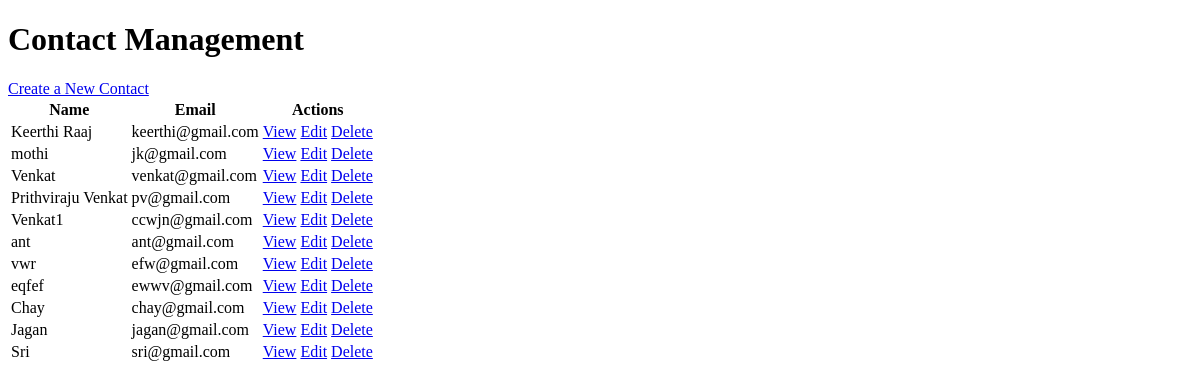
The page /contact_management/ on the database as committed earlier.
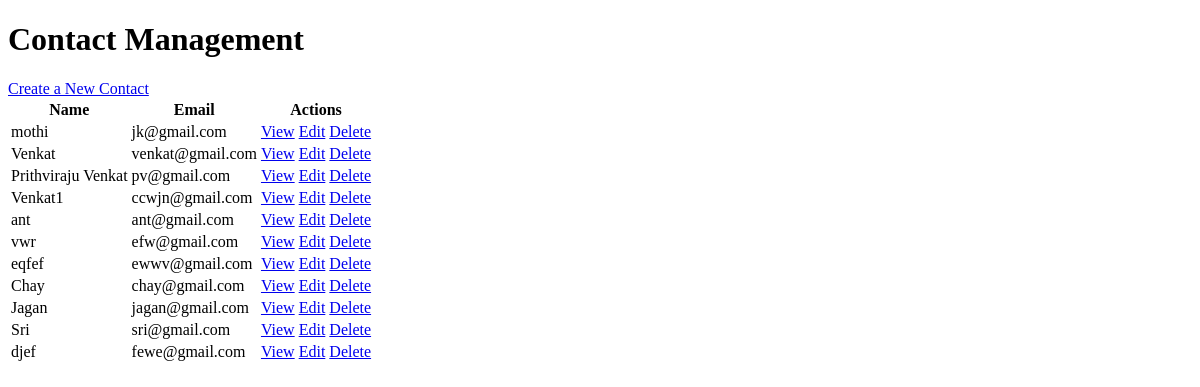
The same page on the database as committed later.
### contacts/models.py (models this page shows, shortened)
class Contact(models.Model):
    name = models.CharField(max_length=255, unique=True)
    email = models.EmailField(unique=True)
    notes = models.TextField(blank=True)

### contacts/views.py (the view)
# urls.py: path('contact_management/', views.ContactManagement.as_view(), name='contact_management'),
class ContactManagement(View):
    def get(self, request):
        contacts = Contact.objects.all()
        return render(request, 'contacts/contact_management.html', {'contacts': contacts})

### contacts/templates/contacts/contact_management.html (shortened to what this page needs)
<!DOCTYPE html>
<html>
<head>
</head>
<body>
    <h1>Contact Management</h1>
    <a href="{% url 'create_contact' %}" class="btn btn-primary">Create a New Contact</a>
    <table>
        <thead>
            <tr>
                <th>Name</th>
                <th>Email</th>
                <th>Actions</th>
            </tr>
        </thead>
        <tbody>
            {% for contact in contacts %}
            <tr>
                <td>{{ contact.name }}</td>
                <td>{{ contact.email }}</td>
                <td>
                    <a href="{% url 'contact_detail' contact.id %}" class="btn btn-info">View</a>
                    <a href="{% url 'contact_edit' contact.id %}" class="btn btn-primary">Edit</a>
                    <a href="{% url 'contact_delete' contact.id %}" class="btn btn-danger">Delete</a>
                </td>
            </tr>
            {% endfor %}
        </tbody>
    </table>
</body>
</html>

Rows that differ between the two databases and show on the page:
removed Contact: name "Keerthi Raaj", email "keerthi@gmail.com"
added Contact: name "djef", email "fewe@gmail.com"
